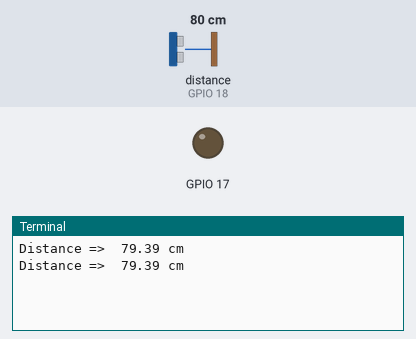
The program below on a simulated Raspberry Pi (BCM pin numbers). On the bench: output pins drawn as LEDs (lit = HIGH), the last lines printed to the terminal. Inputs (shaded band) come from the test bench; at power-on: distance to the obstacle (sensor on GPIO 18) 80 cm. The echo pulse lasts 58.3 µs per cm; the clock reads 2024-03-15 10:24:30 at power-on unless the program sets it; pins used as bus, display or sensor lines are not drawn.

Above: at 1.2 s.
1.3 s: distance to the obstacle (sensor on GPIO 18) set to 2 cm
At 1.9 s:
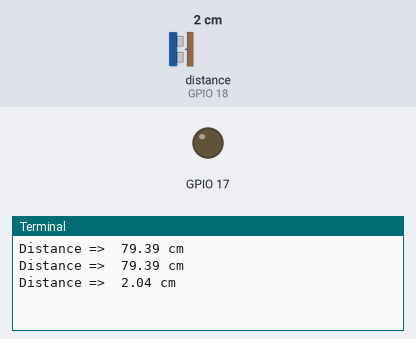
2.8 s: distance to the obstacle (sensor on GPIO 18) set to 4 cm
At 3.4 s:
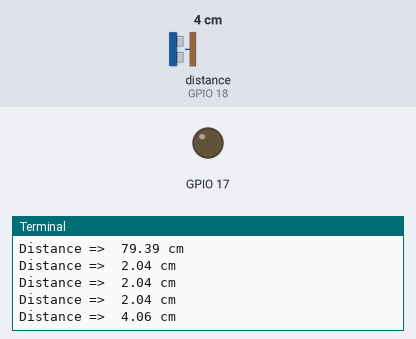
Timing chart, 0 to 5.8 s (numbered marks = the images above; inputs shaded):
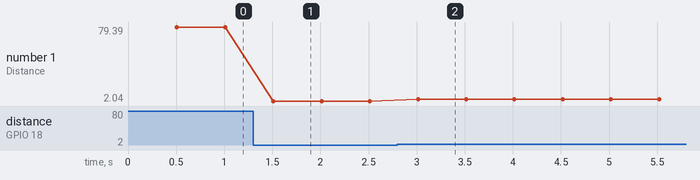

The program:

sensor.py
```python
import RPi.GPIO as GPIO
import time

def distance_scan():
    GPIO.output(17, False)
    time.sleep(0.5)

    GPIO.output(17, True)
    time.sleep(0.00001)
    GPIO.output(17, False)

    # 18번이 OFF가 되는 시점을 시작시간으로 설정
    while GPIO.input(18) == 0:
        start = time.time()

    # 18번이 ON이 되는 시점을 반사파 수신시간으로 설정
    while GPIO.input(18) == 1:
        stop = time.time()

    # 초음파가 되돌아오는 시간차로 거리를 계산한다
    time_interval = stop - start
    distance = time_interval * 17000
    distance = round(distance, 2)

    print("Distance => ", distance, "cm")

    return distance


if __name__ == "__main__":

    GPIO.setmode(GPIO.BCM)
    # Yellow : Pin 11 : 17(Trig)
    GPIO.setup(17, GPIO.OUT)
    # White : Pin 12 : 18(Echo)
    GPIO.setup(18, GPIO.IN)

    while 1:
        distance_scan()
```

Measured:
- after the input at 1.3 s, the terminal: prints a new line after 0.21 s (image 1)
- after the input at 2.8 s, the terminal: prints a new line after 0.21 s (image 2)
- plotted number 1: 79.39 → 2.04 after the input at 1.3 s, 2.04 → 4.06 after the input at 2.8 s
